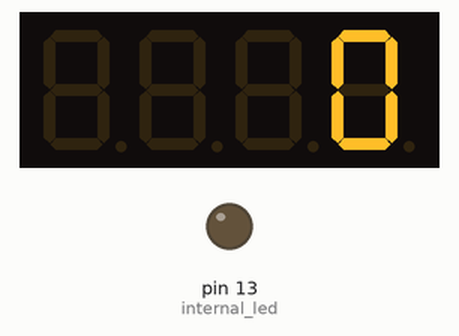
Recording of a sketch running on a simulated Arduino Uno, built with avr-gcc and run on an emulated ATmega328P. Parts: 4-digit seven-segment display, output pins drawn as LEDs (lit = HIGH).

Above: at 0.1 s.
At 4.2 s:
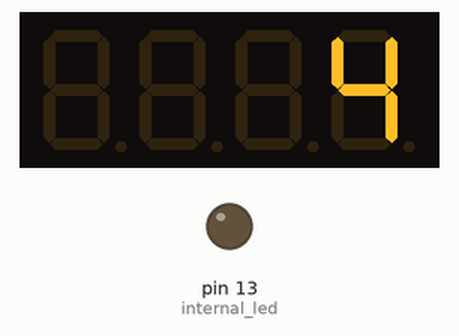
At 9.3 s:
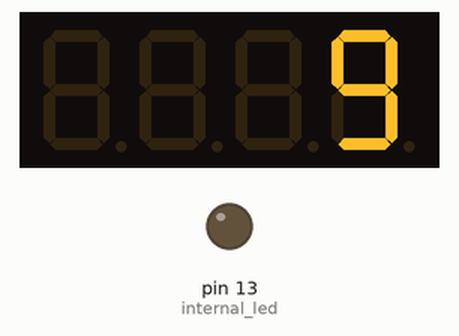
At 19.5 s:
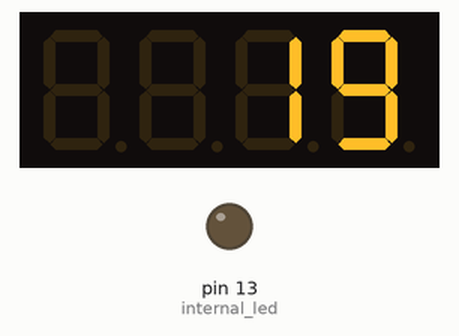
At 28.7 s:
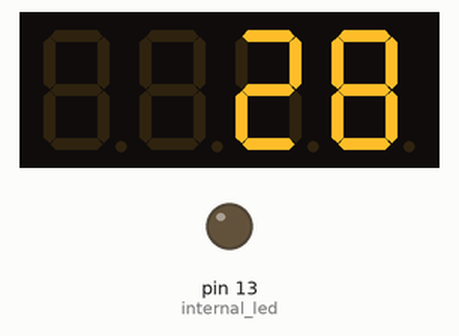
At 38.9 s:
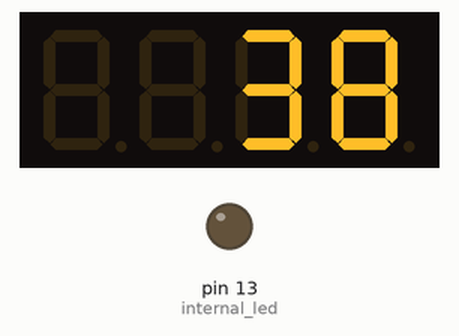

The sketch:

blink.ino
```cpp
#include <TM1637Display.h>

#define internal_led 13
#define CLK 4
#define DIO 3

TM1637Display display(CLK, DIO);

int x=0;

void setup ()
{
   pinMode(internal_led,OUTPUT);
   display.setBrightness(1); // Sets the brightness level to 3
}

void loop()
{
   display.showNumberDec(x,0,4,0);
   delay (1000);
   x++;
   //display.clear();
}
```

Measured:
- what the display in image 1 shows lasts 1.0 s, from 4.1 s to 5.1 s
